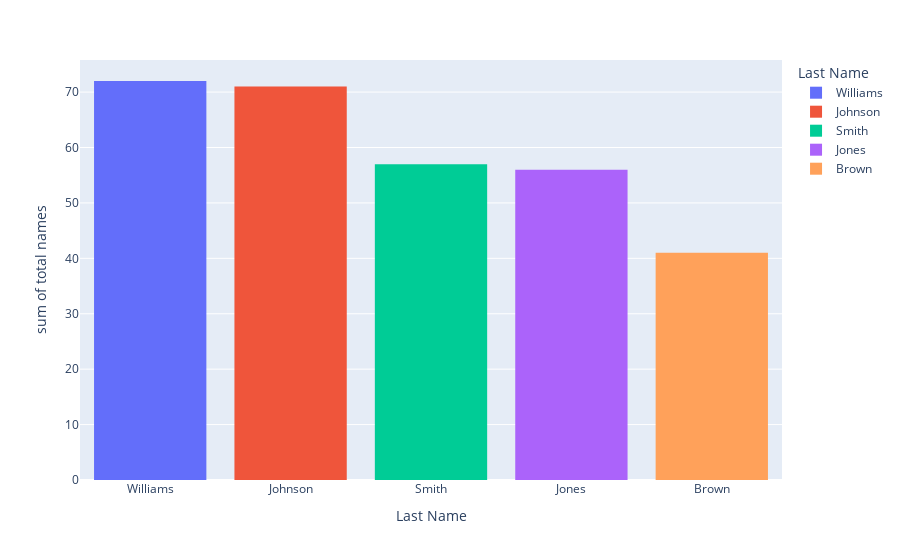

Source (notebook cell):
### Code cell
last_name_top5 = df_last_name.head() 
#last_name_top5
fig = px.histogram(last_name_top5, x=last_name_top5.index, y=last_name_top5.last_name, color= last_name_top5.index, labels={'index':'Last Name', 'last_name':'total names'})
fig.show()

### Figure 1 — Plotly figure (JSON) as saved in the notebook; plotly's stock layout.template omitted (floating-point values rounded to 4 significant figures)
{"data": [{"alignmentgroup": "True", "bingroup": "x", "histfunc": "sum", "hovertemplate": "Last Name=%{x}<br>sum of total names=%{y}<extra></extra>", "legendgroup": "Williams", "marker": {"color": "#636efa", "pattern": {"shape": ""}}, "name": "Williams", "offsetgroup": "Williams", "orientation": "v", "showlegend": true, "type": "histogram", "x": ["Williams"], "xaxis": "x", "y": [72], "yaxis": "y"}, {"alignmentgroup": "True", "bingroup": "x", "histfunc": "sum", "hovertemplate": "Last Name=%{x}<br>sum of total names=%{y}<extra></extra>", "legendgroup": "Johnson", "marker": {"color": "#EF553B", "pattern": {"shape": ""}}, "name": "Johnson", "offsetgroup": "Johnson", "orientation": "v", "showlegend": true, "type": "histogram", "x": ["Johnson"], "xaxis": "x", "y": [71], "yaxis": "y"}, {"alignmentgroup": "True", "bingroup": "x", "histfunc": "sum", "hovertemplate": "Last Name=%{x}<br>sum of total names=%{y}<extra></extra>", "legendgroup": "Smith", "marker": {"color": "#00cc96", "pattern": {"shape": ""}}, "name": "Smith", "offsetgroup": "Smith", "orientation": "v", "showlegend": true, "type": "histogram", "x": ["Smith"], "xaxis": "x", "y": [57], "yaxis": "y"}, {"alignmentgroup": "True", "bingroup": "x", "histfunc": "sum", "hovertemplate": "Last Name=%{x}<br>sum of total names=%{y}<extra></extra>", "legendgroup": "Jones", "marker": {"color": "#ab63fa", "pattern": {"shape": ""}}, "name": "Jones", "offsetgroup": "Jones", "orientation": "v", "showlegend": true, "type": "histogram", "x": ["Jones"], "xaxis": "x", "y": [56], "yaxis": "y"}, {"alignmentgroup": "True", "bingroup": "x", "histfunc": "sum", "hovertemplate": "Last Name=%{x}<br>sum of total names=%{y}<extra></extra>", "legendgroup": "Brown", "marker": {"color": "#FFA15A", "pattern": {"shape": ""}}, "name": "Brown", "offsetgroup": "Brown", "orientation": "v", "showlegend": true, "type": "histogram", "x": ["Brown"], "xaxis": "x", "y": [41], "yaxis": "y"}], "layout": {"barmode": "relative", "legend": {"title": {"text": "Last Name"}, "tracegroupgap": 0}, "margin": {"t": 60}, "xaxis": {"anchor": "y", "categoryarray": ["Williams", "Johnson", "Smith", "Jones", "Brown"], "categoryorder": "array", "domain": [0, 1], "title": {"text": "Last Name"}}, "yaxis": {"anchor": "x", "domain": [0, 1], "title": {"text": "sum of total names"}}}}
